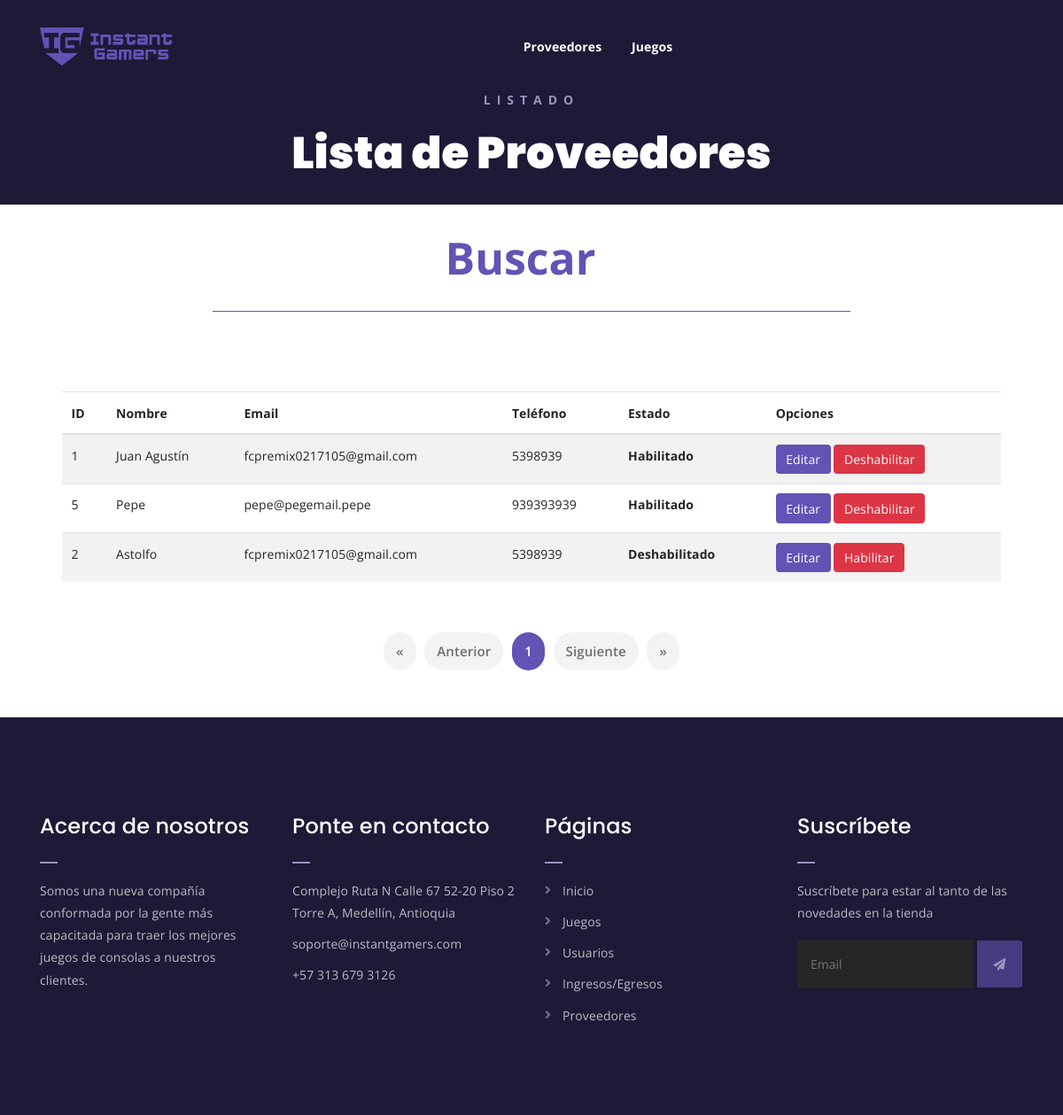
Page /webapp/proveedores/ on the earlier database version.
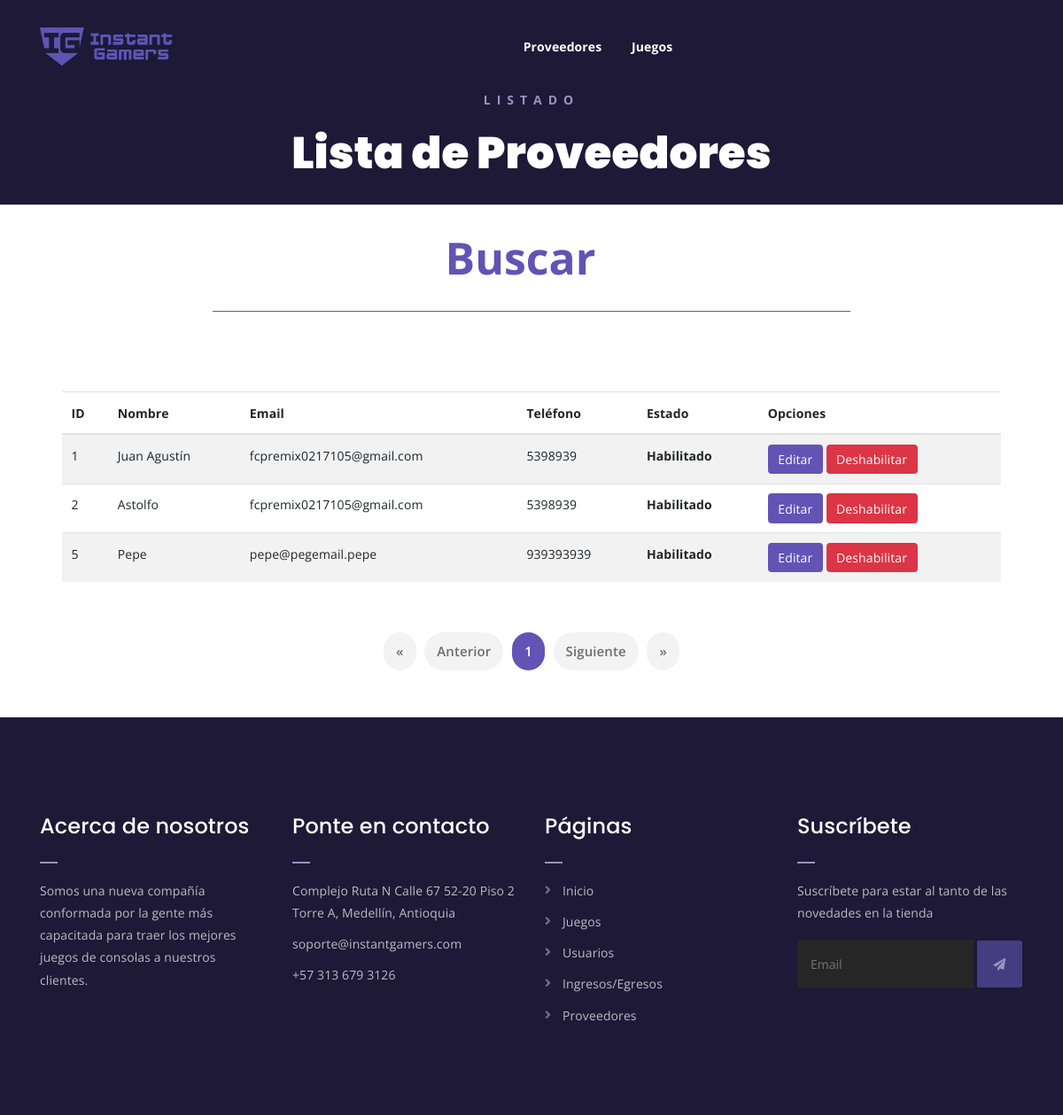
Same page on the later database version.
### webapp/models.py (models this page shows, shortened)
class Proveedor(models.Model):
    nombre = models.CharField(max_length=50)
    email = models.EmailField(max_length=100)
    telefono = models.IntegerField(null=True)
    habilitado = models.BooleanField(default = True)

### webapp/views.py (the view)
# urls.py: path('proveedores/', views.listarProveedores, name="listarProveedores"),
def listarProveedores(request):
    proveedores = Proveedor.objects.order_by('-habilitado')
    paginator = Paginator(proveedores, 10)
    page_number = request.GET.get('page')
    proveedores = paginator.get_page(page_number)
    contexto = {"proveedores": proveedores}
    return render(request, 'webapp/proveedor/listar_proveedores.html', contexto)

### webapp/templates/webapp/proveedor/listar_proveedores.html (shortened to what this page needs)
{% extends 'webapp/base-crud.html' %}
{% load static %}
{% block encabezado %}Listado{% endblock encabezado %}
{% block subencabezado %}Lista de Proveedores{% endblock subencabezado %}
{% block contenedor %}
{% if proveedores %}
<form action="{% url 'webapp:buscarProveedor' %}" method="post">
    <div class="search-bar">
        <div class="search-bar-tablecell">
            <input onkeyup="busqueda_ajax('{% url 'webapp:buscarProveedor' %}');" type="search" placeholder="Buscar" id="buscar" name="buscar">
        </div>
    </div>
</form>
<div class="listar-generos-juegos mt-150 mb-150" id="respuesta">
    <div class="contenedor">
        <div class="table-responsive">
            <table id="lista" class="table table-striped table-hover">
                <thead>
                    <tr>
                        <th>ID</th>
                        <th>Nombre</th>
                        <th>Email</th>
                        <th>Teléfono</th>
                        <th>Estado</th>
                        <th colspan="2">Opciones</th>
                    </tr>
                </thead>
                <tbody>
                    {% for proveedor in proveedores %}
                    <tr>
                        <td> {{proveedor.id}} </td>
                        <td> {{proveedor.nombre}}</td>
                        <td> {{proveedor.email}}</td>
                        <td> {{proveedor.telefono}}</td>
                        <th> {% if proveedor.habilitado %} Habilitado {% else %} Deshabilitado {% endif %}</th>
                        <td>
                            <a href="{% url 'webapp:edicionProveedor' proveedor.id %}" class="btn btn-info">Editar</a>
                            {% if proveedor.habilitado %}
                            <a href="{% url 'webapp:deshabilitarProveedor' proveedor.id %}" class="btn btn-danger">Deshabilitar</a>
                            {% else %}
                            <a href="{% url 'webapp:habilitarProveedor' proveedor.id %}" class="btn btn-danger">Habilitar</a>
                            {% endif %}
                        </td>
                    </tr>
                    {% endfor %}
                </tbody>
            </table>
        </div>
        <div class="row">
            <div class="col-lg-12 text-center">
                <div class="pagination-wrap">
                    <ul>
                        <li><a href="?page=1">&laquo;</a></li>
                        <li><a {% if proveedores.has_previous %} href="?page={{ proveedores.previous_page_number }}" {% endif %}>Anterior</a></li>
                        {% for i in "x"|rjust:proveedores.paginator.num_pages|make_list %}
                        <li><a {% if forloop.counter == proveedores.number %} class="active" {% endif %} href="?page={{ forloop.counter }}"> {{ forloop.counter }} </a></li>
                        {% endfor %}
                        <li><a {% if proveedores.has_next %} href="?page={{proveedores.next_page_number }}" {% endif %}>Siguiente</a></li>
                        <li><a {% if proveedores.has_next %} href="?page={{proveedores.paginator.num_pages }}" {% endif %}>&raquo;</a></li>
                    </ul>
                </div>
            </div>
        </div>
    </div>
</div>
{% else %}
No hay datos
{% endif %}
{% endblock contenedor %}

### webapp/templates/webapp/base-crud.html (shortened to what this page needs)
{% load static %}
<!DOCTYPE html>
<html lang="en">
<head>
    <link rel="stylesheet" href="{% static 'webapp/assets/css/all.min.css' %}">
    <link rel="stylesheet" href="{% static 'webapp/assets/bootstrap/css/bootstrap.min.css' %}">
    <link rel="stylesheet" href="{% static 'webapp/assets/css/owl.carousel.css' %}">
    <link rel="stylesheet" href="{% static 'webapp/assets/css/magnific-popup.css' %}">
    <link rel="stylesheet" href="{% static 'webapp/assets/css/animate.css' %}">
    <link rel="stylesheet" href="{% static 'webapp/assets/css/meanmenu.min.css' %}">
    <link rel="stylesheet" href="{% static 'webapp/assets/css/main.css' %}">
    <link rel="stylesheet" href="{% static 'webapp/assets/css/responsive.css' %}">
    <link rel="stylesheet" href="{% static 'webapp/assets/css/modals.css' %}">
</head>
<body>
	<div class="top-header-area" id="sticker">
		<div class="container">
			<div class="row">
				<div class="col-lg-12 col-sm-12 text-center">
					<div class="main-menu-wrap">
						<div class="site-logo">
							<a href="#">
								<img src="{% static 'webapp/assets/img/logo.png' %}" alt="">
							</a>
						</div>
						<nav class="main-menu">
							<ul>
								<li><a href="#">Proveedores</a>
								</li>
								<li><a href="#">Juegos</a>
								</li>
							</ul>
						</nav>
					</div>
				</div>
			</div>
		</div>
	</div>
	<div class="breadcrumb-section breadcrumb-bg">
		<div class="container">
			<div class="row">
				<div class="col-lg-8 offset-lg-2 text-center">
					<div class="breadcrumb-text">
						<p>{% block encabezado %}Encabezado{% endblock encabezado %}</p>
						<h1>{% block subencabezado %}Subencabezado{% endblock subencabezado %}</h1>
					</div>
				</div>
			</div>
		</div>
	</div>
	{% block contenedor %}{% endblock contenedor %}
	<div class="footer-area">
		<div class="container">
			<div class="row">
				<div class="col-lg-3 col-md-6">
					<div class="footer-box about-widget">
						<h2 class="widget-title">Acerca de nosotros</h2>
						<p>Somos una nueva compañía conformada por la gente más capacitada para traer los mejores juegos de consolas a nuestros clientes.</p>
					</div>
				</div>
				<div class="col-lg-3 col-md-6">
					<div class="footer-box get-in-touch">
						<h2 class="widget-title">Ponte en contacto</h2>
						<ul>
							<li>Complejo Ruta N Calle 67 52-20 Piso 2 Torre A, Medellín, Antioquia</li>
							<li>soporte@instantgamers.com</li>
							<li>+57 313 679 3126</li>
						</ul>
					</div>
				</div>
				<div class="col-lg-3 col-md-6">
					<div class="footer-box pages">
						<h2 class="widget-title">Páginas</h2>
						<ul>
							<li><a href="index.html">Inicio</a></li>
							<li><a href="services.html">Juegos</a></li>
							<li><a href="news.html">Usuarios</a></li>
							<li><a href="contact.html">Ingresos/Egresos</a></li>
							<li><a href="contact.html">Proveedores</a></li>
						</ul>
					</div>
				</div>
				<div class="col-lg-3 col-md-6">
					<div class="footer-box subscribe">
						<h2 class="widget-title">Suscríbete</h2>
						<p>Suscríbete para estar al tanto de las novedades en la tienda</p>
						<form action="index.html">
							<input type="email" placeholder="Email">
							<button type="submit"><i class="fas fa-paper-plane"></i></button>
						</form>
					</div>
				</div>
			</div>
		</div>
	</div>
</body>
</html>

### webapp/static/webapp/assets/css/modals.css (style rules this page uses)
@media (min-width: 576px) { .btn-info { color: #fff; background-color: #6253B5; border-color: #6253B5; } }

Differences in the rows shown:
changed Proveedor "Astolfo": habilitado "Deshabilitado Habilitar" → "Habilitado Deshabilitar"; moves up the list
